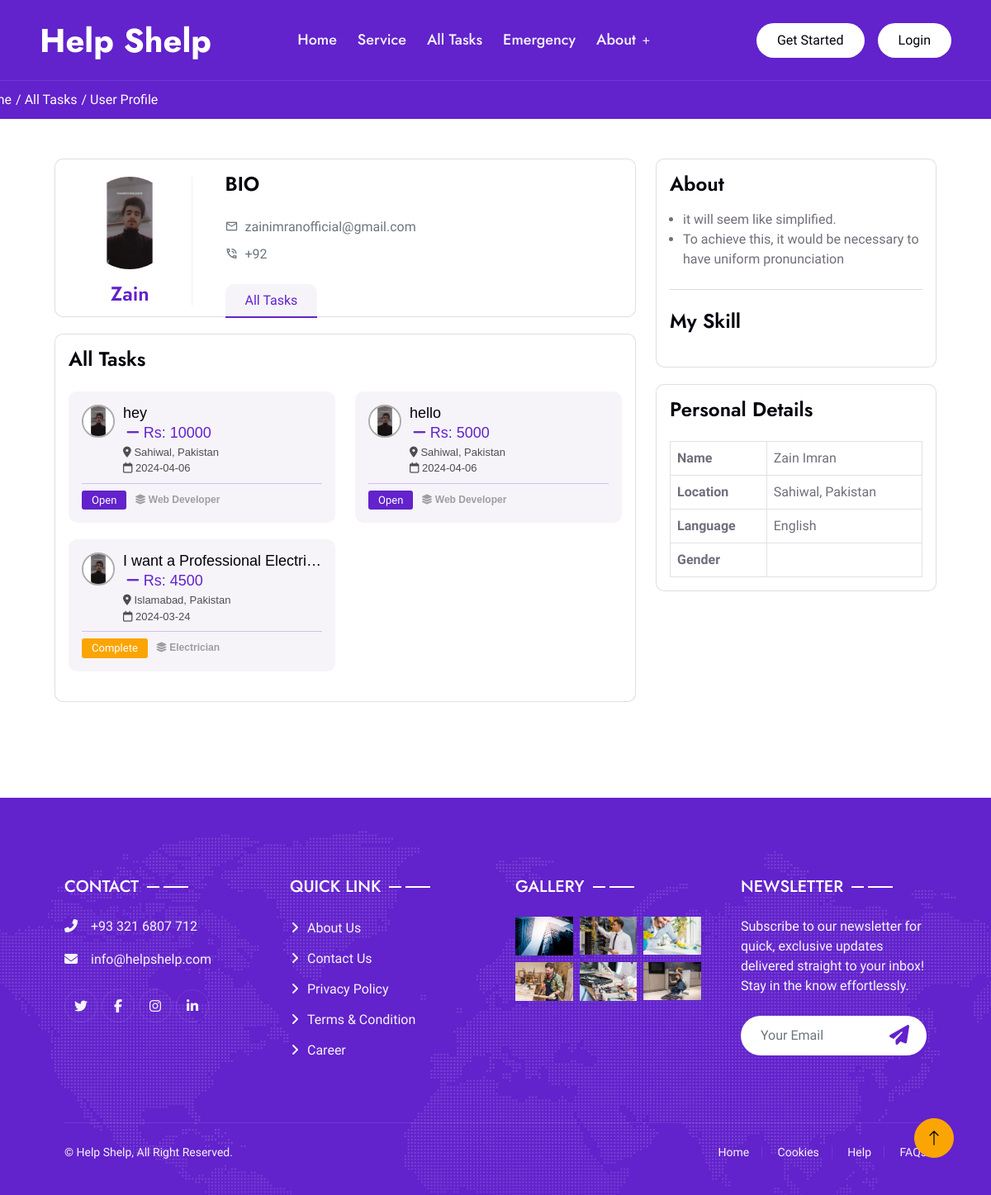
The app's page /userprofile.php?ID=16 with its own data.
### tables this page shows
CREATE TABLE `users` (
  `ID` int(11) NOT NULL,
  `Image` varchar(255) NOT NULL,
  `First Name` varchar(255) NOT NULL,
  `Last Name` varchar(255) NOT NULL,
  `Bio` varchar(1000) NOT NULL,
  `Email` varchar(255) NOT NULL,
  `Number` varchar(255) NOT NULL,
  `Gender` varchar(255) NOT NULL,
  `Skills` varchar(255) NOT NULL,
  `Category` varchar(255) NOT NULL,
  `Location` varchar(255) NOT NULL,
  `Password` varchar(255) NOT NULL,
  `CPassword` varchar(255) NOT NULL,
  `Google ID` varchar(255) NOT NULL
);

CREATE TABLE `task` (
  `ID` int(11) NOT NULL,
  `User` varchar(255) NOT NULL,
  `Title` varchar(255) NOT NULL,
  `Number` varchar(255) NOT NULL,
  `Description` varchar(255) NOT NULL,
  `Category` varchar(255) NOT NULL,
  `Latitude` varchar(255) NOT NULL,
  `Longitude` varchar(255) NOT NULL,
  `Location` varchar(255) NOT NULL,
  `Budget` varchar(255) NOT NULL,
  `Date` date NOT NULL DEFAULT current_timestamp(),
  `Status` int(255) NOT NULL
);

### userprofile.php (the view, shortened to what this page needs)
<!DOCTYPE html>
<html lang="en">
<head>
    <link rel="stylesheet" href="https://cdnjs.cloudflare.com/ajax/libs/font-awesome/6.5.1/css/all.min.css">
    <link href="https://cdn.jsdelivr.net/npm/bootstrap-icons@1.4.1/font/bootstrap-icons.css" rel="stylesheet">
    <link href="lib/animate/animate.min.css" rel="stylesheet">
    <link href="lib/owlcarousel/assets/owl.carousel.min.css" rel="stylesheet">
    <link href="lib/lightbox/css/lightbox.min.css" rel="stylesheet">
    <link rel="stylesheet" href="https://cdnjs.cloudflare.com/ajax/libs/MaterialDesign-Webfont/7.2.96/css/materialdesignicons.min.css">
    <link href="CSS/bootstrap.min.css" rel="stylesheet">
    <link href="CSS/style.css" rel="stylesheet">
</head>
<body>
    <div class="container-xxl bg-white p-0">
        <div class="container-xxl position-relative p-0">
          <?php
          include 'navbar.php';
          ?>
          <div class="container-xxl bg-primary firsttop">
          <div class="container py-5">
                  <div class="row py-4">
                      <div class="top d-flex">
                          <div>
                          <a href="index.php">Home</a>
                      </div>
                      <div>
                          <a href="tasks.php">/ All Tasks</a>
                      </div>
                      <div>
                          <p>/ User Profile</p>
                      </div>
                  </div>
                  </div>
              </div>
          </div>
      </div>
        <div class="container-xl container-xxl container-lg container-md">
<div class="container-fluid">
<div class="container-fluid mt-5 mb-5">
<?php
include 'Admin/conn.php';
$get = $_GET['ID'];
$display = "SELECT * FROM `users` WHERE ID = '$get'";
$query = mysqli_query($conn, $display);
$data = mysqli_fetch_array($query);
?>
<div class="row">
    <div class="col-xl-8">
        <div class="card">
            <div class="card-body pb-0">
                <div class="row align-items-center">
                    <div class="col-md-3">
                        <div class="text-center border-end">
                              <?php if(!empty($data['Image'])) { ?>
                            <?php if (filter_var($data['Image'], FILTER_VALIDATE_URL)) { ?>
                            <img src="<?php echo $data['Image']; ?>" class="img-fluid avatar-xxl rounded-circle" alt="">
                            <?php } else { ?>
                            <img src="userimage/<?php echo $data['Image']; ?>" class="img-fluid avatar-xxl rounded-circle" alt="">
                            <?php } ?>
                            <?php } else { ?>
                            <img src="./userimage/user.jpg" class="img-fluid avatar-xxl rounded-circle" alt="">
                            <?php } ?>
                            <h4 class="text-primary font-size-20 mt-3 mb-1"><?php echo $data['First Name']; ?></h4>
                        </div>
                    </div>
                    <div class="col-md-9">
                        <div class="ms-3">
                            <div>
                                <h4 class="card-title mb-2">BIO</h4>
                            </div>
                            <div class="row my-4">
                                <div class="col-md-12">
                                    <div>
                                        <p class="text-muted mb-2 fw-medium"><i class="mdi mdi-email-outline me-2"></i><?php echo $data['Email']; ?>
                                        </p>
                                        <p class="text-muted fw-medium mb-0"><i class="mdi mdi-phone-in-talk-outline me-2"></i>+92<?php echo $data['Number']; ?>
                                        </p>
                                    </div>
                                </div>
                            </div>
                            <ul class="nav nav-tabs nav-tabs-custom border-bottom-0 mt-3 nav-justfied" role="tablist">
                                <li class="nav-item" role="presentation">
                                    <a class="nav-link px-4 active" data-bs-toggle="tab" href="#projects-tab" role="tab" aria-selected="false" tabindex="-1">
                                        <span class="d-none d-sm-block">All Tasks</span>
                                    </a>
                                </li>
                            </ul>
                        </div>
                    </div>
                </div>
            </div>
        </div>
        <div class="card">
            <div class="tab-content p-3">
                <div class="tab-pane active show" id="projects-tab" role="tabpanel">
                    <div class="d-flex align-items-center">
                        <div class="flex-1">
                            <h4 class="card-title mb-4">All Tasks</h4>
                        </div>
                    </div>
                    <div class="row" id="all-projects">
<?php
include 'Admin/conn.php';
$display = "SELECT task.*, users.ID AS UserID, users.Image AS UserImage FROM task JOIN users ON task.User = users.ID WHERE User = '$get' ORDER BY ID DESC";
$query = mysqli_query($conn, $display);
while($data= mysqli_fetch_array($query)){
?>
                        <div class="col-md-6" id="project-items-1">
<form action="" method="POST">
                      <a href="taskdetails.php?ID=<?php echo $data ['ID'];?>"><div class="card taskcard border-0 bg-light">
                              <div class="taskmoney">
                              <small><i class="fa-solid fa-minus"></i> Rs: <?php echo $data['Budget']; ?></small>
                              </div>
                        <div class="card-body">
                         <div class="d-flex">
                         <?php if (!empty($data['UserImage'])) { ?>
                                <?php if (filter_var($data['UserImage'], FILTER_VALIDATE_URL)) { ?>
                                    <img src="<?php echo $data['UserImage']; ?>" alt="Profile Picture" class="rounded-circle" style="width: 40px; height: 40px; object-fit: cover; margin-right: 10px; border:2px solid rgb(172, 172, 172);">
                                <?php } else { ?>
                                    <img src="userimage/<?php echo $data['UserImage']; ?>" alt="Profile Picture" class="rounded-circle" style="width: 40px; height: 40px; object-fit: cover; margin-right: 10px; border:2px solid rgb(172, 172, 172);">
                                <?php } ?>
                            <?php } else { ?>
                                <img src="./userimage/user.jpg" alt="Profile Picture" class="rounded-circle" style="width: 40px; height: 40px; object-fit: cover; margin-right: 10px; border:2px solid rgb(172, 172, 172);">
                            <?php } ?>
                          <h6 class="card-title"><?php echo $data['Title']; ?></h6>
                    </div>
                          <p class="card-text mb-0 mt-2"><i class="fa-solid fa-location-dot"></i> <?php echo $data['Location']; ?></p>
                          <div class="d-flex justify-content-between">
                           <div>
                          <p class="card-text mb-2"><i class="fa-regular fa-calendar"></i> <?php echo $data['Date']; ?></p>
                        </div>
                          </div>
                          <hr class="mt-0 mb-2">
                          <div class="taskstatus">
                            <?php
                            switch ($data['Status']) {
                                case 0:
                                    echo '<small>Open</small>';
                                    break;
                                case 2:
                                    echo '<small class="bg-secondary">Complete</small>';
                                    break;
                            }
                            ?>
                          <div>
                              <span><i class="fa-solid fa-layer-group"></i> <?php echo $data['Category']; ?></span>
                            </div>
                    </div>
                        </div>
                      </div></a>
                    </form>
                        </div>
<?php
}
?>
                    </div>
                </div>
            </div>
        </div>
    </div>
<?php
include 'Admin/conn.php';
$get = $_GET['ID'];
$display = "SELECT * FROM `users` WHERE ID = '$get'";
$query = mysqli_query($conn, $display);
$data = mysqli_fetch_array($query);
?>
    <div class="col-xl-4">
        <div class="card">
            <div class="card-body">
                <div class="pb-2">
                    <h4 class="card-title mb-3">About</h4>
                    <ul class="ps-3 mb-0">
                        <li>it will seem like simplified.</li>
                        <li>To achieve this, it would be necessary to have uniform pronunciation</li>
                    </ul>
                </div>
                <hr>
                <div class="pt-2">
                    <h4 class="card-title mb-4">My Skill</h4>
                </div>
            </div>
        </div>
        <div class="card">
            <div class="card-body">
                <div>
                    <h4 class="card-title mb-4">Personal Details</h4>
                    <div class="table-responsive">
                        <table class="table table-bordered mb-0">
                            <tbody>
                                <tr>
                                    <th scope="row">Name</th>
                                    <td><?php echo $data['First Name']; ?> <?php echo $data['Last Name']; ?></td>
                                </tr>
                                <tr>
                                    <th scope="row">Location</th>
                                    <td><?php echo $data['Location']; ?></td>
                                </tr>
                                <tr>
                                    <th scope="row">Language</th>
                                    <td>English</td>
                                </tr>
                                <tr>
                                    <th scope="row">Gender</th>
                                    <td><?php echo $data['Gender']; ?></td>
                                </tr>
                            </tbody>
                        </table>
                    </div>
                </div>
            </div>
        </div>
    </div>
</div>
</div>
</div>
  </div>
        <?php
        include 'footer.php';
        ?>
        <a href="#" class="btn btn-lg btn-secondary btn-lg-square back-to-top"><i class="bi bi-arrow-up"></i></a>
    </div>
</body>
</html>

### records on screen
users: Image (picture), First Name "Zain", Email "zainimranofficial@gmail.com", Last Name "Imran", Location "Sahiwal, Pakistan"
task: Budget "10000", users.Image (picture), Title "hey", Location "Sahiwal, Pakistan", Date "2024-04-06", Status "Open", Category "Web Developer"
task: Budget "5000", users.Image (picture), Title "hello", Location "Sahiwal, Pakistan", Date "2024-04-06", Status "Open", Category "Web Developer"
task: Budget "4500", users.Image (picture), Title "I want a Professional Electri…", Location "Islamabad, Pakistan", Date "2024-03-24", Status "Complete", Category "Electrician"
